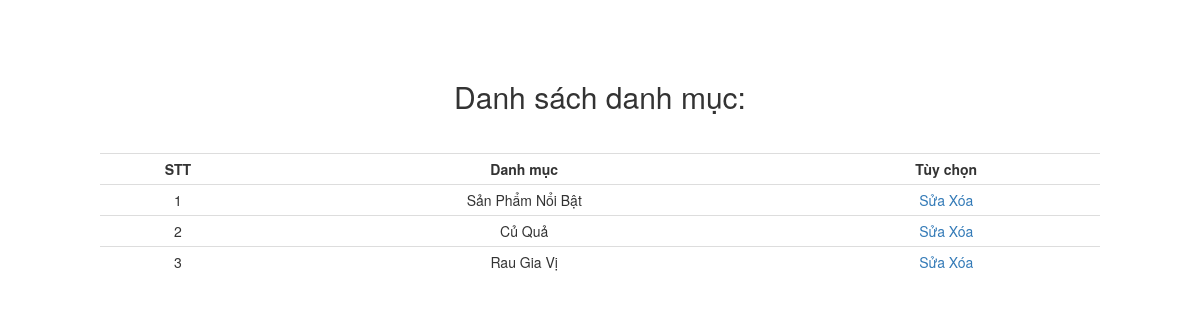
The app's page /back_end/modules/list_category.php with its own data.
### tables this page shows
CREATE TABLE `category` (
  `id` int(11) NOT NULL,
  `catename` varchar(50) NOT NULL
);

### back_end/modules/list_category.php (the view, shortened to what this page needs)
<!DOCTYPE html>
<html lang="en">
<head>
    <link rel="stylesheet" href="https://maxcdn.bootstrapcdn.com/bootstrap/3.3.7/css/bootstrap.min.css">
</head>
<body>
    <div class="container-fluid ">
        <div class="row">
            <div class="col-6">
                <h2>Danh sách danh mục:</h2>
            </div>
        </div>
        <div class="row">
            <table class="table table-condensed table-hover table-custom">
                <tr>
                    <th>STT</th>
                    <th>Danh mục</th>
                    <th>Tùy chọn</th>
                </tr>
                <?php
                require "modules/config.php";
                    $sql = "SELECT * FROM `category`";
                    $result = mysqli_query($conn, $sql);
                    if (mysqli_num_rows($result) > 0) {
                        while($row = mysqli_fetch_assoc($result)) {
                ?>
                <tr>
                    <td><?php echo $row['id']; ?></td>
                    <td><?php echo $row['catename']; ?></td>
                    <td>
                        <a href="admin.php?modules=edit_category&id=<?php echo $row['id']; ?>">Sửa</a>
                        <a href="admin.php?modules=delete_category&id=<?php echo $row['id']; ?> ">Xóa</a>
                    </td>
                </tr>
                <?php }} ?>
            </table>
        </div>
    </div>
</body>
</html>

### back_end/modules/list_category.php (style rules this page uses)
.container-fluid { text-align: center; margin: 30px 100px 0 100px; }
.container-fluid .row { margin-top: 30px; }
.container-fluid .row th { text-align: center; }

### records on screen
category: id "1", catename "Sản Phẩm Nổi Bật"
category: id "2", catename "Củ Quả"
category: id "3", catename "Rau Gia Vị"
